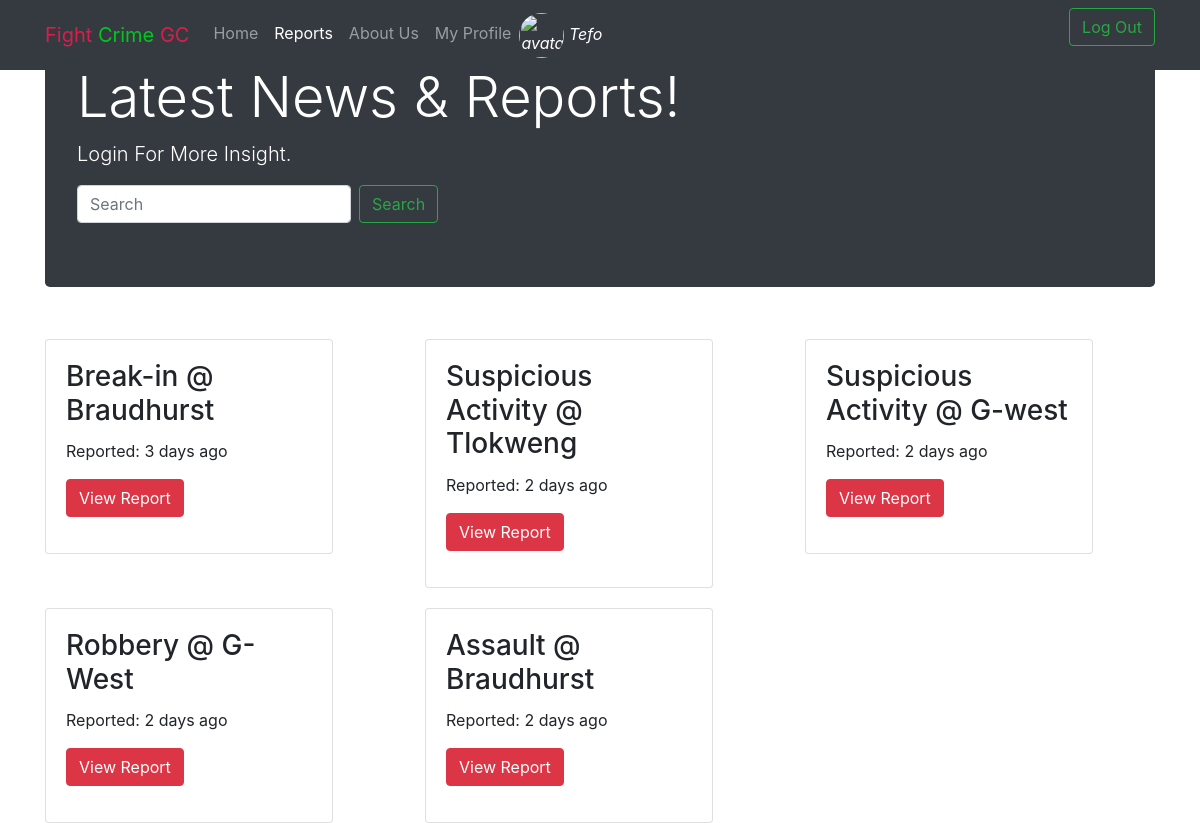
The app's page /reports.php (signed in) with its own data.
### tables this page shows
CREATE TABLE `reports` (
  `id` int(255) NOT NULL,
  `title` varchar(191) NOT NULL,
  `member_id` int(191) DEFAULT NULL,
  `username` varchar(255) NOT NULL,
  `description` text NOT NULL,
  `location` varchar(255) NOT NULL,
  `address` varchar(255) NOT NULL,
  `number` int(255) NOT NULL,
  `date_reported` timestamp NOT NULL DEFAULT CURRENT_TIMESTAMP
);

### reports.php (the view, shortened to what this page needs)
<html lang="en">
<head>
        <link rel="stylesheet" href="https://stackpath.bootstrapcdn.com/bootstrap/4.3.1/css/bootstrap.min.css">
</head>
<body>
      <nav class="navbar navbar-expand-md navbar-dark fixed-top bg-dark">
        <div class="container">
        <a class="navbar-brand" href="index.php"><span style="color:rgb(219, 29, 76)">Fight</span> <span
                style="color:rgb(0, 199, 30)">Crime</span> <span style="color:rgb(219, 29, 76)">GC</span></a>
        <div class="collapse navbar-collapse" id="navbarCollapse">
            <ul class="navbar-nav mr-auto">
                <li class="nav-item">
                    <a class="nav-link" href="index.php">Home </a>
                </li>
                <li class="nav-item active">
                    <a class="nav-link" href="reports.php">Reports <span class="sr-only">(current)</span></a>
                </li>
                <li class="nav-item">
                    <a class="nav-link" href="about.php">About Us</a>
                </li>
                <?php if(isset($_SESSION['ID'])){
                $userAcc = $_SESSION['name'];
                echo "<li class='nav-item'>";
                echo "<a class='nav-link' href="."'profile.php'"."> My Profile </a>";
                echo "</li>";
                echo '<li class="nav-item avatar"> <a class="nav-link p-0" style="color:white;font-style: italic;"><img src="images/user.svg" class="rounded-circle z-depth-0" alt="avatar image" height="45">    '.$userAcc.'</a></li>';
                }?>
                        </ul>
                        <?php if(isset($_SESSION['ID'])){
                echo "<form method='GET' action="."'includes/logout.inc.php'>";
                echo "<button class='btn btn-outline-success my-2 my-sm-0' type="."'submit'"." name='logout'> Log Out </button> ";
                echo "</form>";
                }else{
                echo "<button class='btn btn-outline-success my-2 my-sm-0' data-toggle="."'modal' data-target="."'#exampleModal'>"."Login</button>";
                }?>
        </div>
        </div>
    </nav>
    <section class="container">
    <div class="jumbotron" style="background-color:#343A40">
  <h1 class="display-4" style="color:white">Latest News &amp; Reports!</h1>
  <p class="lead" style="color:white">Login For More Insight.</p>
  <form class="form-inline my-2 my-lg-0" action="includes/search.process.php" method="get">
      <input class="form-control mr-sm-2" name="search-input" type="search" placeholder="Search" aria-label="Search">
      <button class="btn btn-outline-success my-2 my-sm-0" name="search" type="submit">Search</button>
    </form>
</div>
    </section>
    <section>
            <div class="container">
            <div class="row">
                <?php
                    if(isset($_GET['search'])){
                        require 'includes/dbh.inc.php';
                    $search = $_GET['value'];
                    $sql = "SELECT * FROM reports WHERE location LIKE '$search%' ";
                    $result = $con->query($sql);
                    function time_elapsed_string($datetime, $full = false) {
                        $now = new DateTime;
                        $ago = new DateTime($datetime);
                        $diff = $now->diff($ago);
                        $diff->w = floor($diff->d / 7);
                        $diff->d -= $diff->w * 7;
                        $string = array(
                            'y' => 'year',
                            'm' => 'month',
                            'w' => 'week',
                            'd' => 'day',
                            'h' => 'hour',
                            'i' => 'minute',
                            's' => 'second',
                        );
                        foreach ($string as $k => &$v) {
                            if ($diff->$k) {
                                $v = $diff->$k . ' ' . $v . ($diff->$k > 1 ? 's' : '');
                            } else {
                                unset($string[$k]);
                            }
                        }
                        if (!$full) $string = array_slice($string, 0, 1);
                        return $string ? implode(', ', $string) . ' ago' : 'just now';
                    }
                    if ($result->num_rows > 0) {
                        while($row = $result->fetch_assoc()) {
                            $time = $row['date_reported'];
                            $date_reported =  time_elapsed_string($time);
                            echo '<div class="col-md-12 col-lg-4">
                            <div class="card" style="width: 18rem;">
                            <div class="card-body">
                              <h3 class="card-title">'.$row["title"].' @ '.$row['location'].'</h3>
                              <p>Reported: '.$date_reported.' </p>
                              <form method="get" action="includes/readmore.process.inc.php">
                              <input type="hidden" value="'.$row['id'].'" name="post-id">
                              <button type="submit" class="btn btn-danger" name="id" id="'.$row['id'].'"  >View Report</button>
                              </form>
                            </div>
                          </div>
                            </div>';
                        }
                    } else {
                        echo "0 results";
                    }
                    $con->close();
                    }else{
                        require 'includes/dbh.inc.php';
                    $sql = "SELECT * FROM reports";
                    $result = $con->query($sql);
                    function time_elapsed_string($datetime, $full = false) {
                        $now = new DateTime;
                        $ago = new DateTime($datetime);
                        $diff = $now->diff($ago);
                        $diff->w = floor($diff->d / 7);
                        $diff->d -= $diff->w * 7;
                        $string = array(
                            'y' => 'year',
                            'm' => 'month',
                            'w' => 'week',
                            'd' => 'day',
                            'h' => 'hour',
                            'i' => 'minute',
                            's' => 'second',
                        );
                        foreach ($string as $k => &$v) {
                            if ($diff->$k) {
                                $v = $diff->$k . ' ' . $v . ($diff->$k > 1 ? 's' : '');
                            } else {
                                unset($string[$k]);
                            }
                        }
                        if (!$full) $string = array_slice($string, 0, 1);
                        return $string ? implode(', ', $string) . ' ago' : 'just now';
                    }
                    if ($result->num_rows > 0) {
                        while($row = $result->fetch_assoc()) {
                            $time = $row['date_reported'];
                            $date_reported =  time_elapsed_string($time);
                            echo '<div class="col-md-12 col-lg-4" style="margin-top:20px">
                            <div class="card" style="width: 18rem;">
                            <div class="card-body">
                              <h3 class="card-title">'.$row["title"].' @ '.$row['location'].'</h3>
                              <p>Reported: '.$date_reported.' </p>
                              <form method="get" action="includes/readmore.process.inc.php">
                              <input type="hidden" value="'.$row['id'].'" name="post-id">
                              <button type="submit" class="btn btn-danger" name="id" id="'.$row['id'].'"  >View Report</button>
                              </form>
                            </div>
                          </div>
                            </div>';
                        }
                    } else {
                        echo "0 results";
                    }
                    }
                ?>
            </div>
            </div>
    </section>
</body>
</html>

### records on screen
reports: title "Break-in", location "Braudhurst", date_reported "3 days ago"
reports: title "Suspicious Activity", location "Tlokweng", date_reported "2 days ago"
reports: title "Suspicious Activity", location "G-west", date_reported "2 days ago"
reports: title "Robbery", location "G-West", date_reported "2 days ago"
reports: title "Assault", location "Braudhurst", date_reported "2 days ago"

### other values on screen
$userAcc "Tefo"
